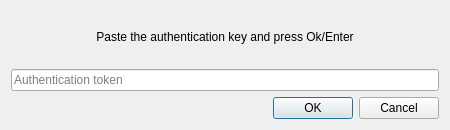
<?xml version="1.0" encoding="UTF-8"?>
<ui version="4.0">
 <class>LoginTokenDialog</class>
 <widget class="QDialog" name="LoginTokenDialog">
  <property name="geometry">
   <rect>
    <x>0</x>
    <y>0</y>
    <width>450</width>
    <height>130</height>
   </rect>
  </property>
  <property name="minimumSize">
   <size>
    <width>450</width>
    <height>130</height>
   </size>
  </property>
  <property name="maximumSize">
   <size>
    <width>450</width>
    <height>130</height>
   </size>
  </property>
  <property name="focusPolicy">
   <enum>Qt::FocusPolicy::ClickFocus</enum>
  </property>
  <property name="windowTitle">
   <string>Login</string>
  </property>
  <layout class="QVBoxLayout" name="verticalLayout">
   <item>
    <widget class="QLabel" name="labelDialogInfo">
     <property name="text">
      <string>Paste the authentication key and press Ok/Enter</string>
     </property>
     <property name="alignment">
      <set>Qt::AlignmentFlag::AlignCenter</set>
     </property>
    </widget>
   </item>
   <item>
    <widget class="QLineEdit" name="lineEditAccessToken">
     <property name="focusPolicy">
      <enum>Qt::FocusPolicy::ClickFocus</enum>
     </property>
     <property name="placeholderText">
      <string>Authentication token</string>
     </property>
    </widget>
   </item>
   <item>
    <widget class="QDialogButtonBox" name="buttonBox">
     <property name="orientation">
      <enum>Qt::Orientation::Horizontal</enum>
     </property>
     <property name="standardButtons">
      <set>QDialogButtonBox::StandardButton::Cancel|QDialogButtonBox::StandardButton::Ok</set>
     </property>
    </widget>
   </item>
  </layout>
 </widget>
 <resources/>
 <connections>
  <connection>
   <sender>buttonBox</sender>
   <signal>accepted()</signal>
   <receiver>LoginTokenDialog</receiver>
   <slot>accept()</slot>
   <hints>
    <hint type="sourcelabel">
     <x>248</x>
     <y>254</y>
    </hint>
    <hint type="destinationlabel">
     <x>157</x>
     <y>274</y>
    </hint>
   </hints>
  </connection>
  <connection>
   <sender>buttonBox</sender>
   <signal>rejected()</signal>
   <receiver>LoginTokenDialog</receiver>
   <slot>reject()</slot>
   <hints>
    <hint type="sourcelabel">
     <x>316</x>
     <y>260</y>
    </hint>
    <hint type="destinationlabel">
     <x>286</x>
     <y>274</y>
    </hint>
   </hints>
  </connection>
 </connections>
</ui>
